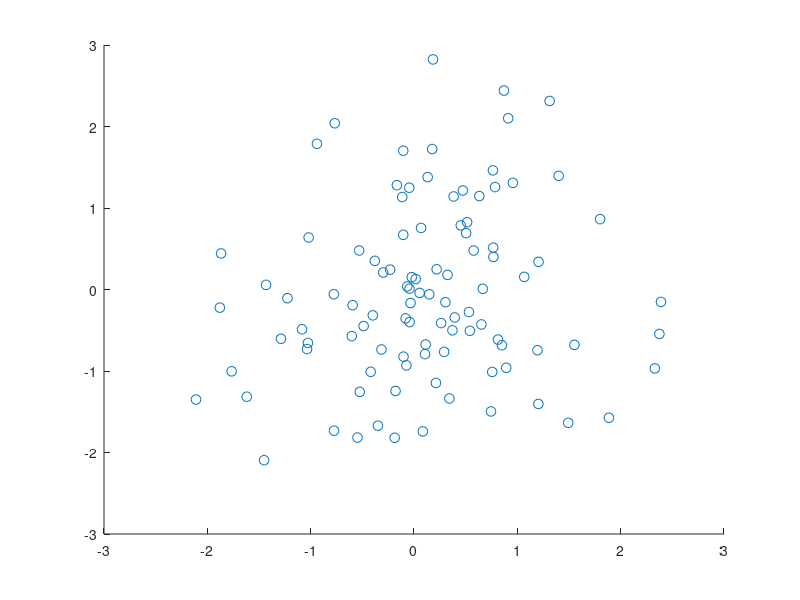

Write MATLAB code to recreate this figure. (Note: this script raises an error after producing the figure.)
%=============================================================================
% Copyright (c) 2016-present Allan CORNET (Nelson)
%=============================================================================
% This file is part of Nelson.
%=============================================================================
% LICENCE_BLOCK_BEGIN
% SPDX-License-Identifier: LGPL-3.0-or-later
% LICENCE_BLOCK_END
%=============================================================================
% <--ADV-CLI MODE-->
%=============================================================================
close all
%=============================================================================
rng('default') % For reproducibility
figure();
x = randn(100, 1);
y = randn(100, 1);
s = scatter(x, y, 50);
asserts.isequal(s.SizeData, 50);
%=============================================================================
close all
%=============================================================================
